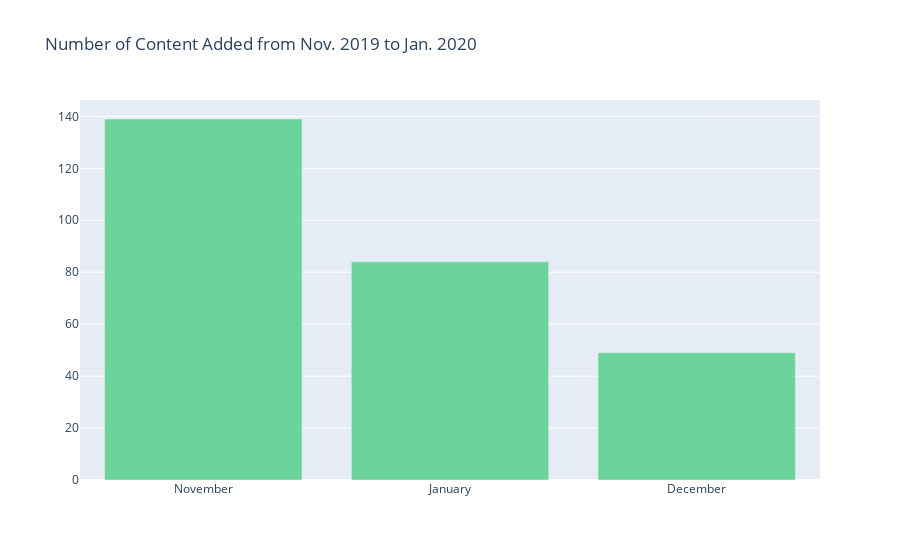

The code cell stored with this chart in its notebook:
### Code cell
nf_comp_disney = netflix_cleaned.loc[(netflix_cleaned['date_added'] >= '2019-11-01') & (netflix_cleaned['date_added'] <= '2020-04-01')]

nf_comp_disney =nf_comp_disney[nf_comp_disney['country'] == 'United States']

nf_comp_disney = nf_comp_disney[['show type', 'title', 'director', 'cast', 'country', 'date_added', 'film_rating']]
nf_comp_disney['month_add_on_nf'] = pd.DatetimeIndex(nf_comp_disney['date_added']).month

#Created a dict to change the numerics months to strings so easier to read on graph 
months = {'1': 'January', '2':'February', '3':'March','4':'April', '11':'November','12':'December'}

#Change the date time month_add_on_nf column to string 
nf_comp_disney['month_add_on_nf']  = nf_comp_disney['month_add_on_nf'].astype(str)
nf_comp_disney = nf_comp_disney.replace({'month_add_on_nf': months})

nov_april_rl = nf_comp_disney['month_add_on_nf'].value_counts().reset_index()
nov_april_rl = nov_april_rl.rename(columns={'index':'Month',
                                           'month_add_on_nf': 'Count'})

bar_graph = go.Bar(x=nov_april_rl ['Month'],y=nov_april_rl ['Count'], name="Number of Content Added from November 2019 to January 2020", marker=dict(color="#6ad49b"))
data = [bar_graph]
layout = go.Layout(title="Number of Content Added from Nov. 2019 to Jan. 2020", legend =dict(x=0.1, y=1.1))
fig =go.Figure(data,layout=layout)
fig.show()

### Figure 1 — Plotly figure (JSON) as saved in the notebook; plotly's stock layout.template omitted (floating-point values rounded to 4 significant figures)
{"data": [{"marker": {"color": "#6ad49b"}, "name": "Number of Content Added from November 2019 to January 2020", "type": "bar", "x": ["November", "January", "December"], "y": [139, 84, 49]}], "layout": {"legend": {"x": 0.1, "y": 1.1}, "title": {"text": "Number of Content Added from Nov. 2019 to Jan. 2020"}}}
